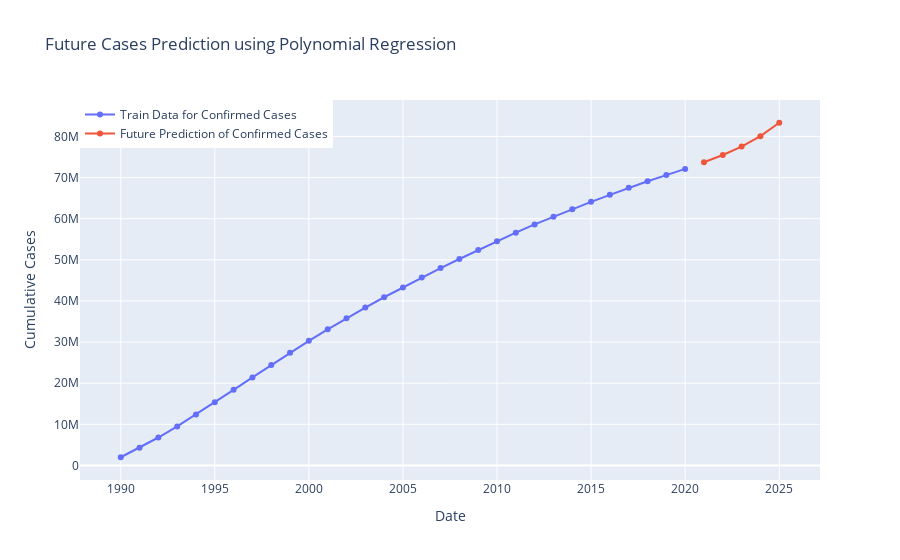

Write notebook code for a chart like this one.
### Code cell
fig=go.Figure()
fig.add_trace(go.Scatter(x=df_new['ds'], y=df_new["y"],
                    mode='lines+markers',name="Train Data for Confirmed Cases"))

fig.add_trace(go.Scatter(x=model_compare['Date'], y=model_compare["Polynomial Regression"],
                    mode='lines+markers',name="Future Prediction of Confirmed Cases",))
fig.update_layout(title="Future Cases Prediction using Polynomial Regression",
                 xaxis_title="Date",yaxis_title="Cumulative Cases",legend=dict(x=0,y=1,traceorder="normal"))
fig.show()

### Figure 1 — Plotly figure (JSON) as saved in the notebook; plotly's stock layout.template omitted (floating-point values rounded to 4 significant figures)
{"data": [{"mode": "lines+markers", "name": "Train Data for Confirmed Cases", "type": "scatter", "x": ["1990-01-01T00:00:00", "1991-01-01T00:00:00", "1992-01-01T00:00:00", "1993-01-01T00:00:00", "1994-01-01T00:00:00", "1995-01-01T00:00:00", "1996-01-01T00:00:00", "1997-01-01T00:00:00", "1998-01-01T00:00:00", "1999-01-01T00:00:00", "2000-01-01T00:00:00", "2001-01-01T00:00:00", "2002-01-01T00:00:00", "2003-01-01T00:00:00", "2004-01-01T00:00:00", "2005-01-01T00:00:00", "2006-01-01T00:00:00", "2007-01-01T00:00:00", "2008-01-01T00:00:00", "2009-01-01T00:00:00", "2010-01-01T00:00:00", "2011-01-01T00:00:00", "2012-01-01T00:00:00", "2013-01-01T00:00:00", "2014-01-01T00:00:00", "2015-01-01T00:00:00", "2016-01-01T00:00:00", "2017-01-01T00:00:00", "2018-01-01T00:00:00", "2019-01-01T00:00:00", "2020-01-01T00:00:00"], "y": [2000000, 4300000, 6800000, 9500000, 12400000, 15400000, 18400000, 21400000, 24400000, 27400000, 30300000, 33100000, 35800000, 38400000, 40900000, 43300000, 45700000, 48000000, 50200000, 52400000, 54500000, 56600000, 58600000, 60500000, 62300000, 64100000, 65800000, 67500000, 69100000, 70600000, 72100000]}, {"mode": "lines+markers", "name": "Future Prediction of Confirmed Cases", "type": "scatter", "x": ["2021-01-01T00:00:00", "2022-01-01T00:00:00", "2023-01-01T00:00:00", "2024-01-01T00:00:00", "2025-01-01T00:00:00"], "y": [73720000.0, 75480000.0, 77530000.0, 80060000.0, 83320000.0]}], "layout": {"legend": {"traceorder": "normal", "x": 0, "y": 1}, "title": {"text": "Future Cases Prediction using Polynomial Regression"}, "xaxis": {"title": {"text": "Date"}}, "yaxis": {"title": {"text": "Cumulative Cases"}}}}
